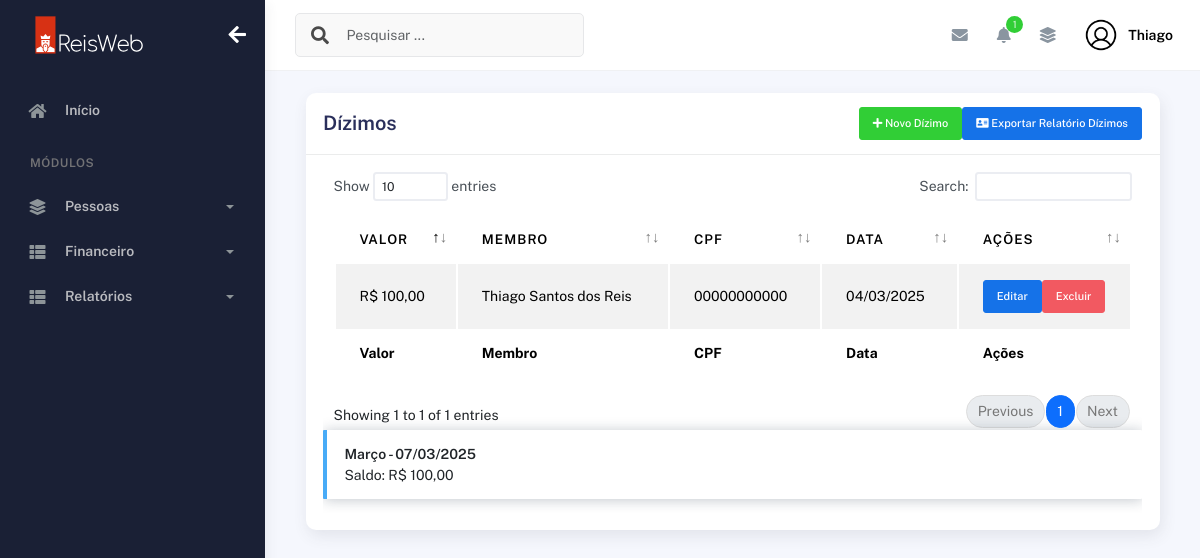
Page /dizimos/ (signed in) on the earlier database version.
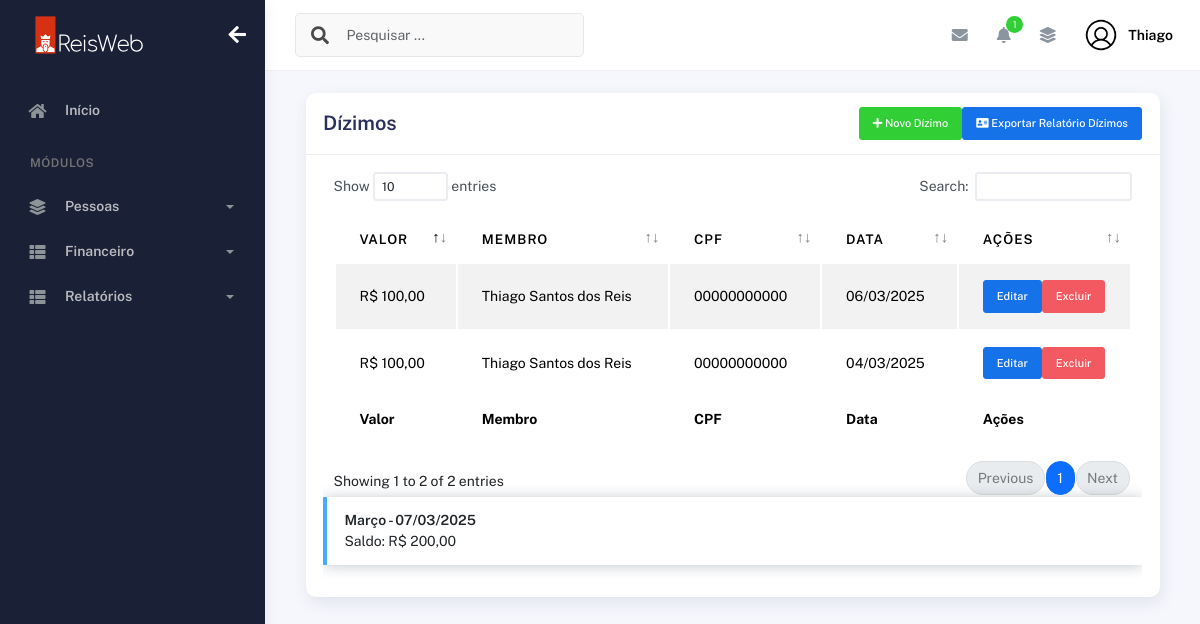
Same page on the later database version.
### plataformadizimos/models.py (models this page shows, shortened)
class Dizimos(models.Model):
    membro = models.ForeignKey(Membros, on_delete=models.CASCADE)
    valor = models.DecimalField(max_digits=10, decimal_places=2)
    data_dizimo = models.DateField(auto_now_add=True)  # Data do dízimo (preenchida automaticamente)

### plataformaigreja/models.py (models this page shows, shortened)
class Membros(models.Model):
    choices_sexo = (('F', 'Feminino'),
                    ('M', 'Masculino'))
    choices_cargo = (('A', 'Auxiliar'),
                     ('C', 'Congregado'),
                     ('Cr', 'Crianças'),
                     ('Da', 'Diaconisa'),
                     ('D', 'Diácono'),
                     ('E', 'Evangelista'),
                     ('J', 'Jovem'),
                     ('Mb', 'Membro'),
                     ('Mi', 'Missionário(a)'),
                     ('Pr', 'Pastor'),
                     ('P', 'Presbítero'))
    nome = models.CharField(max_length=50)
    sexo = models.CharField(max_length=1, choices=choices_sexo)
    cpf = models.CharField(max_length=20, blank=True, null=True)
    email = models.EmailField(blank=True, null=True)
    telefone = models.CharField(max_length=19, blank=True, null=True)
    endereco = models.CharField(max_length=100, blank=True, null=True)
    foto = models.ImageField(upload_to="img_membros", null=True, blank=True)
    data_nascimento = models.DateField(null=True, blank=True)
    data_batismo = models.DateField(null=True, blank=True)
    cargo = models.CharField(max_length=2, choices=choices_cargo)
    pastor = models.ForeignKey(
        User,
        on_delete=models.CASCADE
    )

### plataformadizimos/views.py (the view, shortened to what this page needs)
# urls.py: path('dizimos/', views.dizimos, name='dizimos'),
@login_required(login_url='/usuarios/login')
def dizimos(request):
    data_atual = datetime.now()
    mes_atual = data_atual.month
    ano_atual = data_atual.year
    dizimos = Dizimos.objects.filter(membro__pastor=request.user).order_by("-data_dizimo")
    total_dizimos = Dizimos.objects.filter(
        membro__pastor=request.user,
        data_dizimo__month=mes_atual,
        data_dizimo__year=ano_atual
    ).aggregate(Sum('valor'))['valor__sum'] or 0
    membros = Membros.objects.filter(pastor=request.user)
    return render(request, "dizimos.html", {
        "membros": membros,
        "dizimos": dizimos,
        "total_dizimos": total_dizimos,
        "data_atual": data_atual,
    })

### plataformadizimos/templates/dizimos.html (shortened to what this page needs)
{% extends "bases/base_plataformaigreja.html" %}
{% load static %}
{% block 'conteudo' %}
  <div class="container">
    <div class="page-inner">
      <div class="col-md-12">
        <div class="card">
          <div class="card-header">
            <div class="d-flex align-items-center">
              <h4 class="card-title">Dízimos</h4>
                <button
                  class="btn btn-success btn-sm ms-auto"
                  data-bs-toggle="modal"
                  data-bs-target="#addRowModal"
                >
                  <i class="fa fa-plus"></i>
                  Novo Dízimo
                </button>
                <a href="{% url 'pagina_relatorio_dizimos' %}" class="btn btn-primary btn-sm"><i class="fas fa-address-card"></i> Exportar Relatório Dízimos</a>
            </div>
          </div>
        <div class="card-body">
                    <div class="table-responsive">
                      <table
                        id="add-row"
                        class="display table table-striped table-hover"
                      >
                        <thead>
                          <tr>
                            <th>Valor</th>
                            <th>Membro</th>
                            <th>CPF</th>
                            <th>Data</th>
                            <th style="width: 10%">Ações</th>
                          </tr>
                        </thead>
                        <tfoot>
                          <tr>
                            <th>Valor</th>
                            <th>Membro</th>
                            <th>CPF</th>
                            <th>Data</th>
                            <th>Ações</th>
                          </tr>
                        </tfoot>
                        <tbody>
                          {% for dizimo in dizimos %}
                            <tr>
                              <td>R$ {{ dizimo.valor }}</td>
                              <td>{{ dizimo.membro.nome }}</td>
                              <td>{{dizimo.membro.cpf}}</td>
                              <td>{{ dizimo.data_dizimo|date:"d/m/Y" }}</td>
                              <td>
                                <div class="form-button-action">
                                  <form action="" method="POST" style="display:inline;">
                                  <a href="{% url 'editar_dizimo' dizimo.id %}">
                                  <button
                                    type="button"
                                    title="Editar"
                                    class="btn btn-primary btn-sm editar-dizimo"
                                    data-original-title="Edit Task"
                                  >
                                    Editar
                                  </button>
                                </a>
                              </form>
                                  <form action="{% url 'excluir_dizimo' dizimo.id %}" method="POST" style="display:inline;">
                                    <button
                                      type="submit"
                                      class="btn btn-danger btn-sm"
                                      onclick="return confirm('Tem certeza que deseja excluir este dízimo?')">
                                      Excluir
                                    </button>
                                  </form>
                                </div>
                              </td>
                            </tr>
                          {% endfor %}
                        </tbody>
                      </table>
                      <div class="alert alert-info">
                        <strong>{{ data_atual|date:"F" }} - {{ data_atual|date:"d/m/Y" }}</strong>
                        <br/>Saldo: R$ {{ total_dizimos|floatformat:2 }}
                      </div>
                    </div>
                  </div>
                </div>
              </div>
            </div>
          </div>
        </div>
      </div>
    </div>
{% endblock %}

### templates/bases/base_plataformaigreja.html (shortened to what this page needs)
{% extends "bases/base.html" %}
{% load static %}

### templates/bases/base.html (shortened to what this page needs)
{% load static %}
<!DOCTYPE html>
<html lang="pt-BR">
  <head>
    <link href="{% static 'geral/assets/css/bootstrap.min.css' %}" rel="stylesheet">
    <link href="{% static 'geral/assets/css/plugins.min.css' %}" rel="stylesheet">
    <link href="{% static 'geral/assets/css/kaiadmin.min.css' %}" rel="stylesheet">
    <link href="{% static 'geral/assets/css/demo.css' %}" rel="stylesheet">
  </head>
  <body>
    <div class="wrapper">
      {% if user.is_authenticated %}
        <div class="sidebar" data-background-color="dark">
          <div class="sidebar-logo">
            <div class="logo-header" data-background-color="dark">
              <a href="{% url 'dashboard_igreja' %}" class="logo">
                <img
                  src="{% static 'geral/assets/img/kaiadmin/logorw.svg'%}"
                  alt="navbar brand"
                  class="navbar-brand"
                  height="40"
                />
              </a>
              <div class="nav-toggle">
                <button class="btn btn-toggle toggle-sidebar">
                  <i class="fas fa-arrow-left"></i>
                </button>
              </div>
            </div>
          </div>
          <div class="sidebar-wrapper scrollbar scrollbar-inner">
            <div class="sidebar-content">
              <ul class="nav nav-secondary">
                <li class="nav-item">
                  <a
                    href="{% url 'dashboard_igreja' %}"
                    aria-expanded="false"
                  >
                    <i class="fas fa-home"></i>
                    <p>Início</p>
                  </a>
                </li>
                <li class="nav-section">
                  <h4 class="text-section">Módulos</h4>
                </li>
                <li class="nav-item">
                  <a data-bs-toggle="collapse" href="#base">
                    <i class="fas fa-layer-group"></i>
                    <p>Pessoas</p>
                    <span class="caret"></span>
                  </a>
                </li>
                <li class="nav-item">
                  <a data-bs-toggle="collapse" href="#sidebarLayouts">
                    <i class="fas fa-th-list"></i>
                    <p>Financeiro</p>
                    <span class="caret"></span>
                  </a>
                </li>
                <li class="nav-item">
                  <a data-bs-toggle="collapse" href="#sidebarRelatorios">
                    <i class="fas fa-th-list"></i>
                    <p>Relatórios</p>
                    <span class="caret"></span>
                  </a>
                </li>
              </ul>
            </div>
          </div>
        </div>
        <div class="main-panel">
          <div class="main-header">
            <nav
              class="navbar navbar-header navbar-header-transparent navbar-expand-lg border-bottom"
            >
              <div class="container-fluid">
                <nav
                  class="navbar navbar-header-left navbar-expand-lg navbar-form nav-search p-0 d-none d-lg-flex"
                >
                  <div class="input-group">
                    <div class="input-group-prepend">
                      <button type="submit" class="btn btn-search pe-1">
                        <i class="fa fa-search search-icon"></i>
                      </button>
                    </div>
                    <input
                      type="text"
                      placeholder="Pesquisar ..."
                      class="form-control"
                    />
                  </div>
                </nav>
                <ul class="navbar-nav topbar-nav ms-md-auto align-items-center">
                  <li class="nav-item topbar-icon dropdown hidden-caret">
                    <a
                      class="nav-link dropdown-toggle"
                      href="#"
                      id="messageDropdown"
                      role="button"
                      data-bs-toggle="dropdown"
                      aria-haspopup="true"
                      aria-expanded="false"
                    >
                      <i class="fa fa-envelope"></i>
                    </a>
                  </li>
                  <li class="nav-item topbar-icon dropdown hidden-caret">
                    <a
                      class="nav-link dropdown-toggle"
                      href="#"
                      id="notifDropdown"
                      role="button"
                      data-bs-toggle="dropdown"
                      aria-haspopup="true"
                      aria-expanded="false"
                    >
                      <i class="fa fa-bell"></i>
                      <span class="notification">1</span>
                    </a>
                  </li>
                  <li class="nav-item topbar-icon dropdown hidden-caret">
                    <a
                      class="nav-link"
                      data-bs-toggle="dropdown"
                      href="#"
                      aria-expanded="false"
                    >
                      <i class="fas fa-layer-group"></i>
                    </a>
                  </li>
                  <li class="nav-item topbar-user dropdown hidden-caret">
                    <a
                      class="dropdown-toggle profile-pic"
                      data-bs-toggle="dropdown"
                      href="#"
                      aria-expanded="false"
                    >
                      <div class="avatar-sm">
                        <img
                          src="{% static 'geral/assets/img/profile.png'%}"
                          alt="..."
                          class="avatar-img rounded-circle"
                        />
                      </div>
                      <span class="profile-username">
                        <span class="fw-bold">{{ user.first_name }}</span>
                      </span>
                    </a>
                  </li>
                </ul>
              </div>
            </nav>
          </div>
          <div class="container">
            {% block 'conteudo' %}
            {% endblock %}
    {% endif %}
  </body>
</html>

Differences in the rows shown:
added Dizimos: valor "100,00", membro.nome "Thiago Santos dos Reis", membro.cpf "00000000000", data_dizimo "06/03/2025"
Other differences:
text written by a page script: "Show entries Search: Showing 1 to 1 of 1 entries Previous 1 Next" → "Show entries Search: Showing 1 to 2 of 2 entries Previous 1 Next"
{{ total_dizimos|floatformat:2 }}: "100,00" → "200,00"
